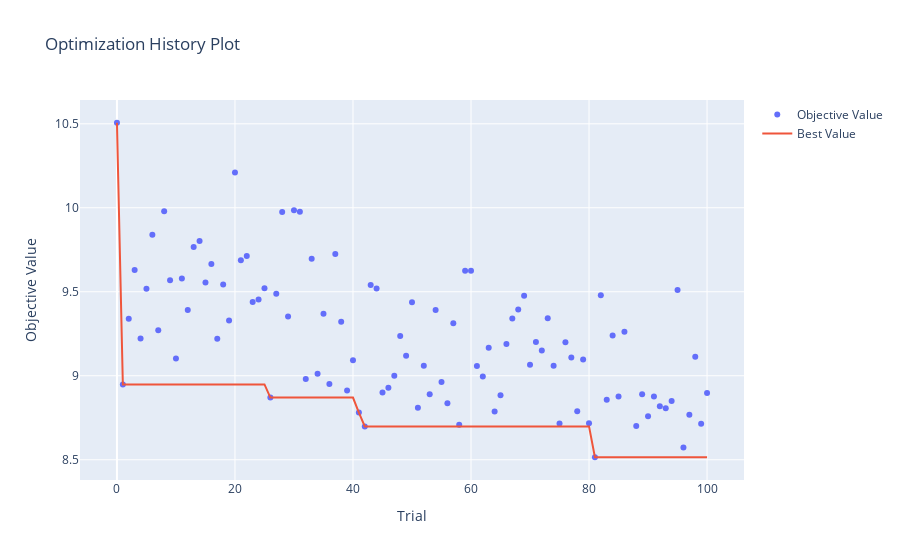

Source (notebook cell):
### Code cell
optuna.visualization.plot_optimization_history(study)
